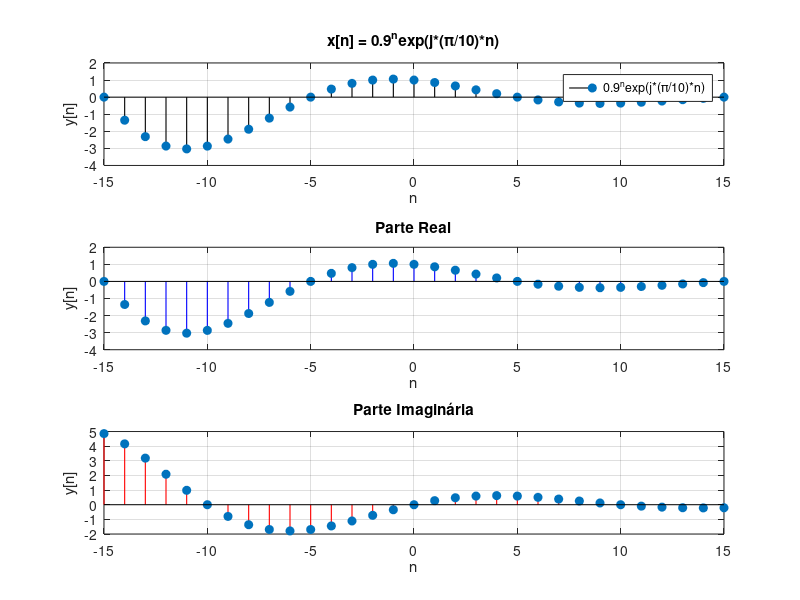
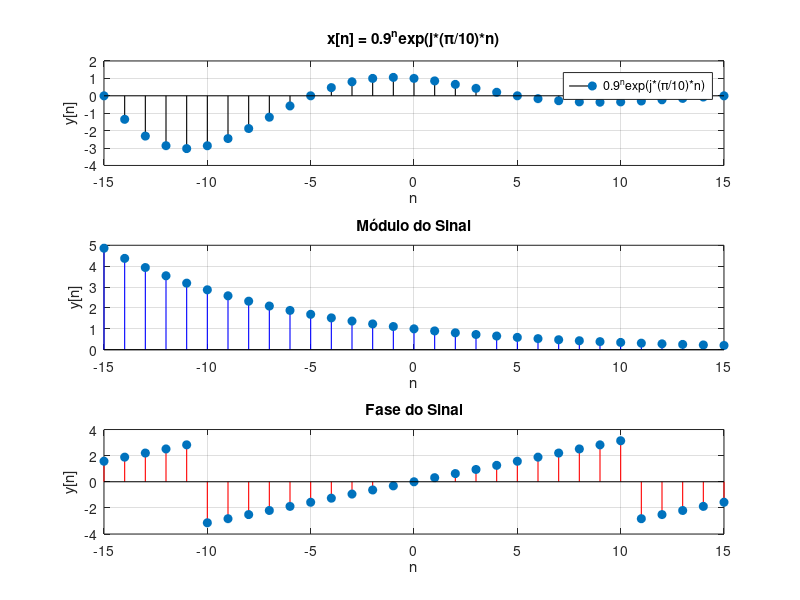

These charts were generated, in order, by the following MATLAB code:
clear all
clc

%%
n = -15:15; % Tamanho amostragem

% sinal
x = 0.9.^n .* exp(j*(pi/10)*n);

figure;
subplot(3,1,1); 
stem(n, x,'filled', 'Color','k', 'LineWidth', 0.8); 
title(sprintf('x[n] = 0.9^nexp(j*(π/10)*n)'));
xlabel('n');
ylabel('y[n]');
%ylim([-5.0 5.0]);
legend('0.9^nexp(j*(π/10)*n)');
grid on;

subplot(3,1,2); 
stem(n, real(x),'filled', 'Color','b', 'LineWidth', 0.8); 
title(sprintf('Parte Real'));
xlabel('n');
ylabel('y[n]');
%ylim([-5.0 5.0]);
grid on;

subplot(3,1,3); 
stem(n, imag(x),'filled', 'Color','r', 'LineWidth', 0.8); 
title(sprintf('Parte Imaginária'));
xlabel('n');
ylabel('y[n]');
%ylim([-5.0 5.0]);
grid on;


figure;
subplot(3,1,1); 
stem(n, x,'filled', 'Color','k', 'LineWidth', 0.8); 
title(sprintf('x[n] = 0.9^nexp(j*(π/10)*n)'));
xlabel('n');
ylabel('y[n]');
%ylim([-5.0 5.0]);
legend('0.9^nexp(j*(π/10)*n)');
grid on;

subplot(3,1,2); 
stem(n,abs(x),'filled', 'Color','b', 'LineWidth', 0.8); 
title(sprintf('Módulo do Sinal'));
xlabel('n');
ylabel('y[n]');
%ylim([-5.0 5.0]);
grid on;

subplot(3,1,3); 
stem(n, angle(x),'filled', 'Color','r', 'LineWidth', 0.8); 
title(sprintf('Fase do Sinal'));
xlabel('n');
ylabel('y[n]');
%ylim([-5.0 5.0]);
grid on;


